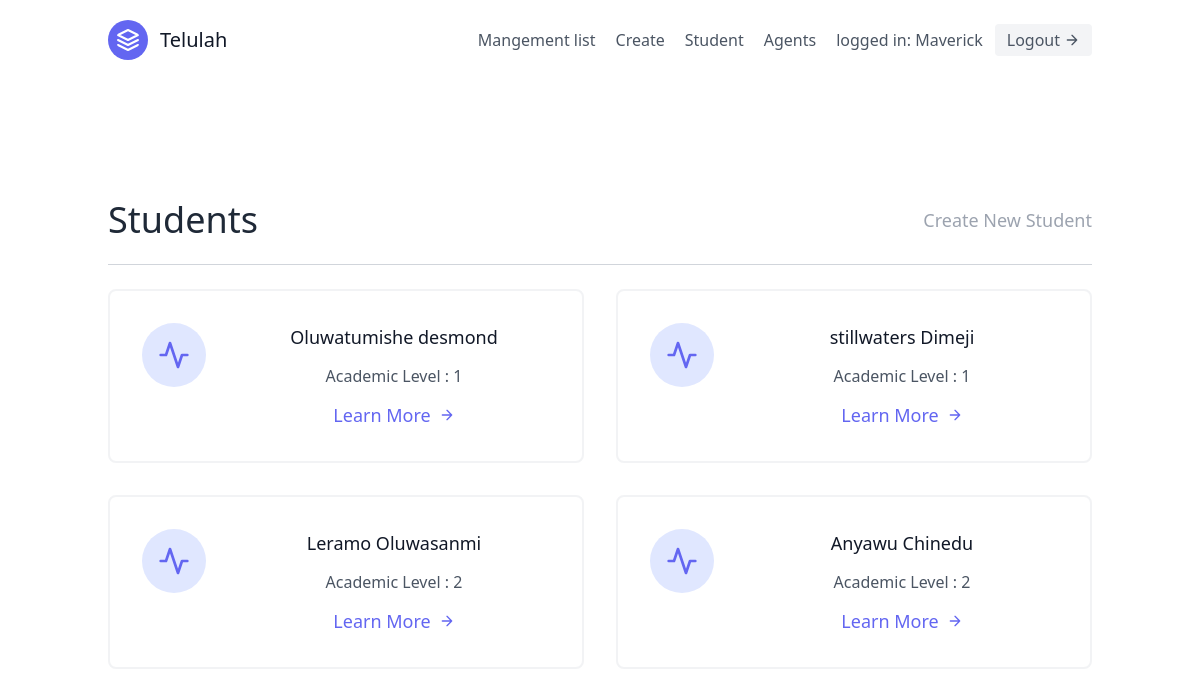
Screenshot of /app/student1/ (signed in) with the database file from the repository.
### app/models.py (models this page shows, shortened)
class User(AbstractUser):
    is_organisor = models.BooleanField(default=True)
    is_agent = models.BooleanField(default=False)
    is_admin=models.BooleanField('Is Admin',default=False)
    is_customer=models.BooleanField('Is Customer',default=True)
    class Meta(AbstractUser.Meta):
        swappable = 'AUTH_USER_MODEL'

class Students(models.Model):
    name = models.CharField(max_length=20)
    email = models.EmailField(max_length=25)
    Lecturers = models.ForeignKey(Lecturers, on_delete=models.CASCADE, null=True)
    year_level = models.CharField(choices=LEVEL, max_length=1)
    academic_level = models.CharField(choices=ACADEMIC_LEVEL, max_length=1)
    description = models.TextField()

### app/views.py (the view)
# urls.py: path('student1/', students_page, name='stu'),
@login_required
def students_page(request):
    model = Students.objects.all()
    context = {
        'user': model
    }
    return render(request, 'students.html', context=context)

### app/templates/students.html (shortened to what this page needs)
{% extends "base.html" %}
{% block content %}
<div class="text-center text-lg font-normal">
<section class="text-gray-600 body-font">
  <div class="container px-5 py-24 mx-auto flex flex-wrap">
  <div class="w-full mb-6 py-6 flex justify-between items-center border-b border-gray-300">
    <div>
        <h1 class="text-4xl text-gray-800">Students</h1>
    </div>
    <div>
        <a class="text-gray-400 hover:text-blue-300" href='{%url 'apps:students'%}' class="mr-6 hover:text-gray-900 font-bold text-xl left-10">Create New Student</a>
    </div>
  </div>
    <div class="flex flex-wrap -m-4">
    {% for user in user %}
      <div class="p-4 lg:w-1/2 md:w-full">
        <div class="flex border-2 rounded-lg border-gray-200 border-opacity-50 p-8 sm:flex-row flex-col">
          <div class="w-16 h-16 sm:mr-8 sm:mb-0 mb-4 inline-flex items-center justify-center rounded-full bg-indigo-100 text-indigo-500 flex-shrink-0">
            <svg fill="none" stroke="currentColor" stroke-linecap="round" stroke-linejoin="round" stroke-width="2" class="w-8 h-8" viewBox="0 0 24 24">
              <path d="M22 12h-4l-3 9L9 3l-3 9H2"></path>
            </svg>
          </div>
          <div class="flex-grow">
            <h2 class="text-gray-900 text-lg title-font font-medium mb-3">{{user.name}}</h2>
            <p class="leading-relaxed text-base">Academic Level : {{user.academic_level}}</p>
            <a href='{% url 'apps:student_detail' user.pk%}' class="mt-3 text-indigo-500 inline-flex items-center">Learn More
              <svg fill="none" stroke="currentColor" stroke-linecap="round" stroke-linejoin="round" stroke-width="2" class="w-4 h-4 ml-2" viewBox="0 0 24 24">
                <path d="M5 12h14M12 5l7 7-7 7"></path>
              </svg>
            </a>
          </div>
        </div>
      </div>
    {% endfor %}
    </div>
  </div>
</section>
{% endblock content %}

### app/templates/navbar.html (shortened to what this page needs)
<header class="text-gray-600 body-font">
  <div class="container mx-auto flex flex-wrap p-5 flex-col md:flex-row items-center">
    <a href='/'class="flex title-font font-medium items-center text-gray-900 mb-4 md:mb-0">
      <svg xmlns="http://www.w3.org/2000/svg" fill="none" stroke="currentColor" stroke-linecap="round" stroke-linejoin="round" stroke-width="2" class="w-10 h-10 text-white p-2 bg-indigo-500 rounded-full" viewBox="0 0 24 24">
        <path d="M12 2L2 7l10 5 10-5-10-5zM2 17l10 5 10-5M2 12l10 5 10-5"></path>
      </svg>
      <span class="ml-3 text-xl">Telulah</span>
    </a>
    <nav class="md:ml-auto flex flex-wrap items-center text-base justify-center">
      <a href='{% url 'apps:home' %}' class="mr-5 hover:text-gray-900">Mangement list</a>
      {% if not request.user.is_authenticated %}
      <a href="{% url 'signup'%}" class="mr-5 hover:text-gray-900">Signup</a>
      {%else%}
            <a href='{%url 'apps:create'%}' class="mr-5 hover:text-gray-900">Create</a>
            <a href='{% url 'apps:stu' %}' class="mr-5 hover:text-gray-900">Student</a>
            {% if request.user.is_organisor %}
            <a href='{% url 'agents:agents' %}' class="mr-5 hover:text-gray-900">Agents</a>
            {% endif %}
      {% endif %}
    </nav>
    {% if request.user.is_authenticated %}
       logged in: {{request.user.username}}
      <button class="ml-3 inline-flex items-center bg-gray-100 border-0 py-1 px-3 focus:outline-none hover:bg-gray-200 rounded text-base mt-4 md:mt-0"><a href="{% url 'logout'%}">Logout</a>
      <svg fill="none" stroke="currentColor" stroke-linecap="round" stroke-linejoin="round" stroke-width="2" class="w-4 h-4 ml-1" viewBox="0 0 24 24">
        <path d="M5 12h14M12 5l7 7-7 7"></path>
      </svg>
    </button>
    {% endif %}
  </div>
</header>

### rows the page displays
User: user.username "Maverick"
Students: name "Oluwatumishe desmond", academic_level "1"
Students: name "stillwaters Dimeji", academic_level "1"
Students: name "Leramo Oluwasanmi", academic_level "2"
Students: name "Anyawu Chinedu", academic_level "2"
